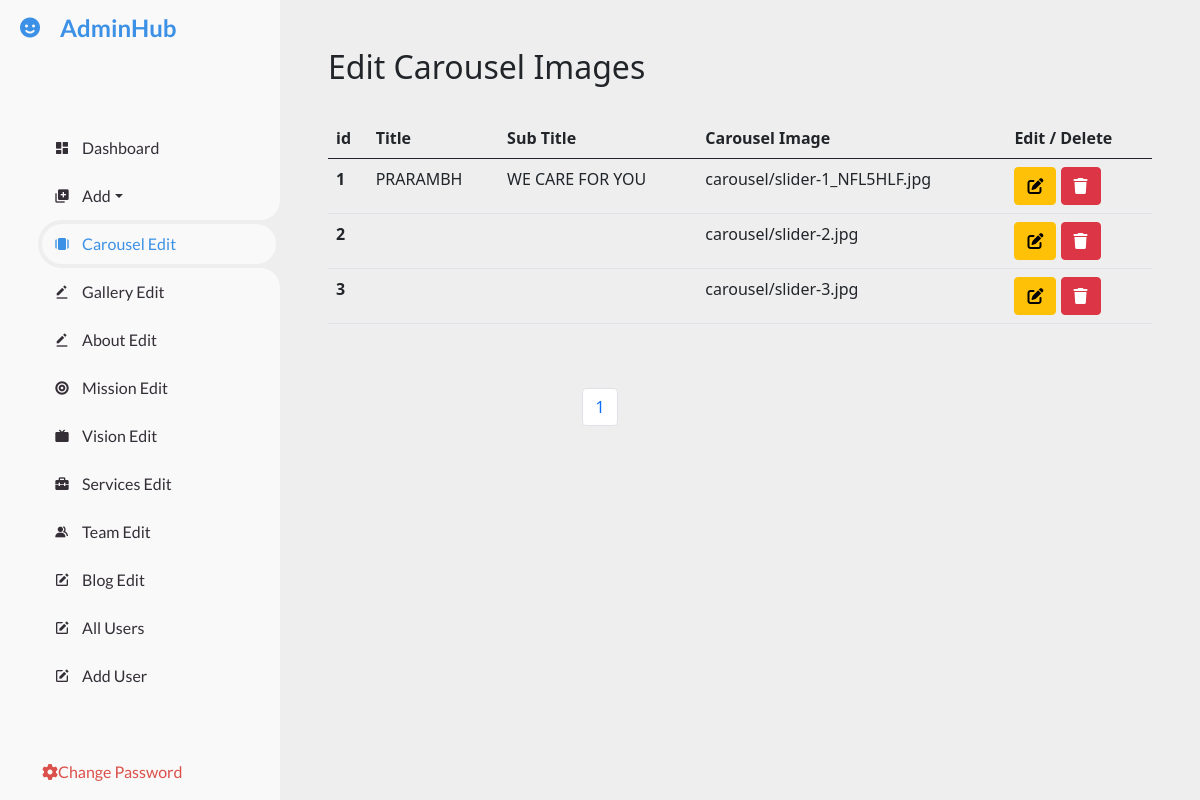
/dashboard/home-edit/ (signed in), run on the app's committed database.
### home/models.py (models this page shows, shortened)
class Carousel(models.Model):
    carousel_img = models.FileField(upload_to="carousel/", max_length=300, null=True)
    title = models.CharField(max_length=150, blank=True)
    sub_title = models.CharField(max_length=200, blank=True)

### dashboard/views.py (the view)
# urls.py: path('home-edit/', views.dashboardhomeedit, name='dashboardhome'),
@login_required
def dashboardhomeedit(request):
    obj = Carousel.objects.all().order_by('-id')
    paginator = Paginator(obj, 5)
    page_number = request.GET.get('page')
    carousel_obj = paginator.get_page(page_number)
    total_pages = carousel_obj.paginator.num_pages
    context = {
        'carousel_obj': carousel_obj,
        'last_pages': total_pages,
        'total_page': [page + 1 for page in range(total_pages)]
    }
    return render(request, 'dashboard/dashboard-carousel.html', context=context)

### templates/dashboard/dashboard-carousel.html (shortened to what this page needs)
{% extends 'dashboard/base.html' %}
{% block carouselactive %} active {% endblock carouselactive %}
{% block content %}
    <div id="content" class="p-4 p-md-5">
        <h2 class="mb-4">
            <div class="session-title row">
                <h2>Edit Carousel Images</h2>
            </div>
        </h2>
        <table class="table">
              <thead>
                <tr>
                  <th scope="col">id</th>
                     <th scope="col">Title</th>
                     <th scope="col">Sub Title</th>
                     <th scope="col">Carousel Image</th>
                     <th scope="col">Edit / Delete</th>
                </tr>
              </thead>
              <tbody>
               {% for obj in carousel_obj %}
                <tr>
                  <th scope="row">{{forloop.counter}}</th>
                    <td>{{obj.title}}</td>
                    <td>{{obj.sub_title}}</td>
                    <td>{{obj.carousel_img}}</td>
                  <td>
                      <a href="{% url 'homeedit' obj.id %}">
                      <button type="submit" class="btn btn-warning" ><i class="fa-solid fa-pen-to-square"></i></button>
                       </a>
                       <a href="{% url 'homedelete' obj.id %}">
                      <button type="submit" class="btn btn-danger"><i class="fa-solid fa-trash"></i></button>
                       </a>
                  </td>
                </tr>
                {% endfor %}
              </tbody>
            </table>
    </div>
     <div class="container">
         <nav aria-label="Page navigation example">
			<ul class="pagination justify-content-center">
				{% for page in total_page %}
			  <li class="page-item"><a class="page-link" href="?page={{page}}">{{page}}</a></li>
				{% endfor %}
			</ul>
		  </nav>
     </div>
{% endblock %}

### static/dashboard/style.css (style rules this page uses)
* { margin: 0; padding: 0; box-sizing: border-box; }
a { text-decoration: none; }
li { list-style: none; }
:root { --poppins: 'Poppins', sans-serif; --lato: 'Lato', sans-serif; --light: #F9F9F9; --blue: #3C91E6; --light-blue: #CFE8FF; --grey: #eee; --dark-grey: #AAAAAA; --dark: #342E37; --red: #DB504A; --yellow: #FFCE26; --light-yellow: #FFF2C6; --orange: #FD7238; --light-orange: #FFE0D3; }
html { overflow-x: hidden; }
body { background: var(--grey); overflow-x: hidden; }
#content { position: relative; width: calc(100% - 280px); left: 280px; transition: .3s ease; }

### data on the page
Carousel: title "PRARAMBH", sub_title "WE CARE FOR YOU", carousel_img "carousel/slider-1_NFL5HLF.jpg"
Carousel: carousel_img "carousel/slider-2.jpg"
Carousel: carousel_img "carousel/slider-3.jpg"

### other printed values
{{ page }} "1"
